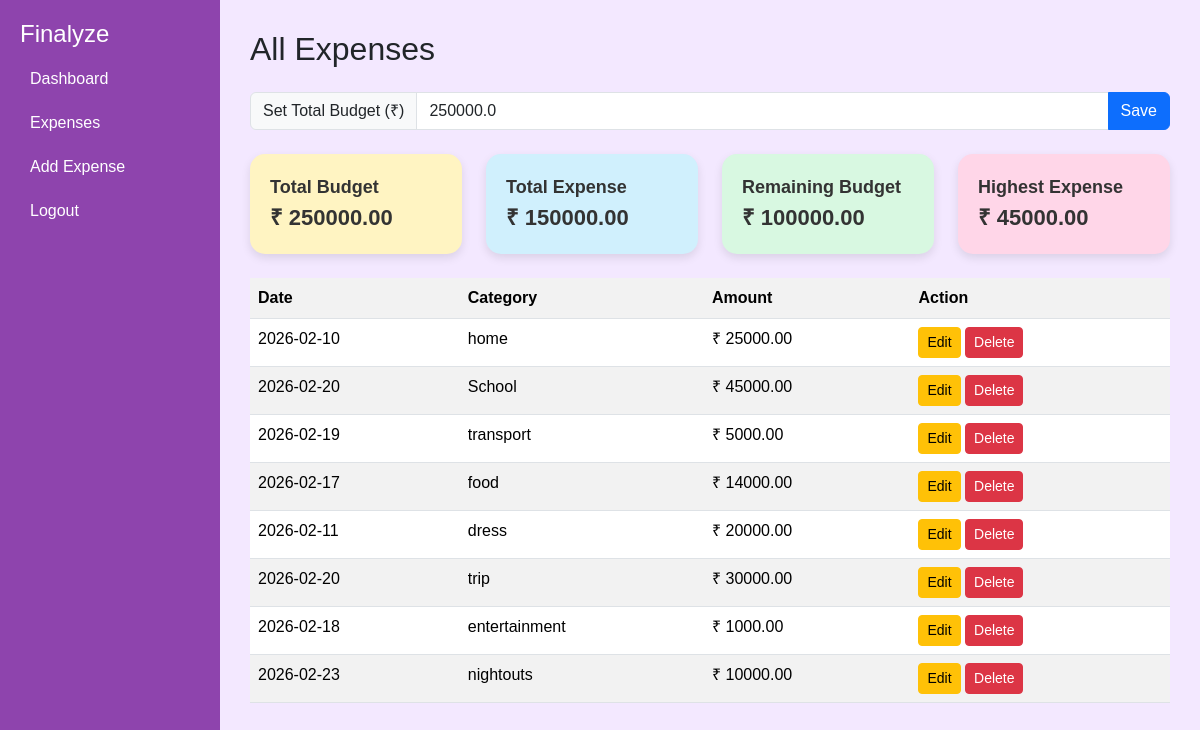
/expenses (signed in), run on the app's committed database.
### tables this page shows
CREATE TABLE users (
            id INTEGER PRIMARY KEY AUTOINCREMENT,
            username TEXT UNIQUE NOT NULL,
            password TEXT NOT NULL
        , budget REAL DEFAULT 150000);

CREATE TABLE expenses (
            id INTEGER PRIMARY KEY AUTOINCREMENT,
            user_id INTEGER,
            date TEXT,
            category TEXT,
            description TEXT,
            amount REAL,
            FOREIGN KEY(user_id) REFERENCES users(id)
        );

### app.py (the view, shortened to what this page needs)
@app.route("/expenses", methods=["GET", "POST"])
def expenses_page():
    if "user_id" not in session:
        return redirect("/login")
    conn = get_db()
    c = conn.cursor()
    c.execute("SELECT * FROM expenses WHERE user_id=?", (session["user_id"],))
    expenses = c.fetchall()
    c.execute("SELECT budget FROM users WHERE id=?", (session["user_id"],))
    row = c.fetchone()
    total_budget = row["budget"] if row and row["budget"] else 150000
    conn.close()
    total_expense = sum(float(e["amount"]) for e in expenses)
    highest_expense = max([float(e["amount"]) for e in expenses], default=0)
    remaining_expense = total_budget - total_expense
    return render_template(
        "expenses.html",
        expenses=expenses,
        total_budget=total_budget,
        total_expense=total_expense,
        highest_expense=highest_expense,
        remaining_expense=remaining_expense
    )

### app.py (called while the page is built)
def get_db():
    conn = sqlite3.connect(DB_PATH)
    conn.row_factory = sqlite3.Row
    return conn

### templates/expenses.html (shortened to what this page needs)
<!DOCTYPE html>
<html>
<head>
<link href="https://cdn.jsdelivr.net/npm/bootstrap@5.3.2/dist/css/bootstrap.min.css" rel="stylesheet">
</head>
<body>
<div id="wrapper">
<div id="sidebar">
<h4>Finalyze</h4>
<a href="/dashboard">Dashboard</a>
<a href="/expenses">Expenses</a>
<a href="/add">Add Expense</a>
<a href="/logout">Logout</a>
</div>
<div id="content">
<h2 class="mb-4">All Expenses</h2>
<form method="POST" class="mb-4">
    <div class="input-group">
        <span class="input-group-text">Set Total Budget (₹)</span>
        <input type="number" name="total_budget" class="form-control" placeholder="Enter your monthly budget" min="1" required value="{{ total_budget }}">
        <button type="submit" class="btn btn-primary">Save</button>
    </div>
</form>
<div class="row mb-4">
    <div class="col-md-3">
        <div class="summary-card pastel-yellow">
            <div class="card-title">Total Budget</div>
            <div class="card-value">
                ₹ {{ "%.2f"|format(total_budget) }}
            </div>
        </div>
    </div>
    <div class="col-md-3">
        <div class="summary-card pastel-blue">
            <div class="card-title">Total Expense</div>
            <div class="card-value">
                ₹ {{ "%.2f"|format(total_expense) }}
            </div>
        </div>
    </div>
    <div class="col-md-3">
        <div class="summary-card pastel-green">
            <div class="card-title">Remaining Budget</div>
            <div class="card-value">
                ₹ {{ "%.2f"|format(remaining_expense) }}
            </div>
        </div>
    </div>
    <div class="col-md-3">
        <div class="summary-card pastel-pink">
            <div class="card-title">Highest Expense</div>
            <div class="card-value">
                ₹ {{ "%.2f"|format(highest_expense) }}
            </div>
        </div>
    </div>
</div>
<table class="table table-striped">
<tr>
<th>Date</th>
<th>Category</th>
<th>Amount</th>
<th>Action</th>
</tr>
{% for e in expenses %}
<tr>
<td>{{ e.date }}</td>
<td>{{ e.category }}</td>
<td>₹ {{ "%.2f"|format(e.amount) }}</td>
<td>
<a href="/edit/{{ e.id }}" class="btn btn-warning btn-sm">Edit</a>
<a href="/delete/{{ e.id }}" class="btn btn-danger btn-sm">Delete</a>
</td>
</tr>
{% else %}
<tr><td colspan="4">No expenses yet</td></tr>
{% endfor %}
</table>
</div>
</div>
</body>
</html>

### templates/expenses.html (style rules this page uses)
body { margin:0; font-family:Arial; }
#wrapper { display:flex; min-height:100vh; }
#sidebar { width:220px; background:#8e44ad; color:white; padding:20px; }
#sidebar a { display:block; color:white; padding:10px; text-decoration:none; }
#content { flex:1; padding:30px; background:#f3e8ff; }
.summary-card { border-radius:15px; padding:20px; color:#333; font-weight:bold; box-shadow:0 4px 10px rgba(0,0,0,0.1); }
.pastel-blue { background:#d0f0fd; }
.pastel-green { background:#d8f8e1; }
.pastel-pink { background:#ffd6e8; }
.pastel-yellow { background:#fff4c2; }
.card-title { font-size:18px; }
.card-value { font-size:22px; }

### data on the page
users: total_budget "250000.0", budget "250000.00"
expenses: amount "45000.00", date "2026-02-20", category "School"
expenses: date "2026-02-10", category "home", amount "25000.00"
expenses: date "2026-02-19", category "transport", amount "5000.00"
expenses: date "2026-02-17", category "food", amount "14000.00"
expenses: date "2026-02-11", category "dress", amount "20000.00"
expenses: date "2026-02-20", category "trip", amount "30000.00"
expenses: date "2026-02-18", category "entertainment", amount "1000.00"
expenses: date "2026-02-23", category "nightouts", amount "10000.00"

### other printed values
{{ "%.2f"|format(total_expense) }} "150000.00"
{{ "%.2f"|format(remaining_expense) }} "100000.00"
